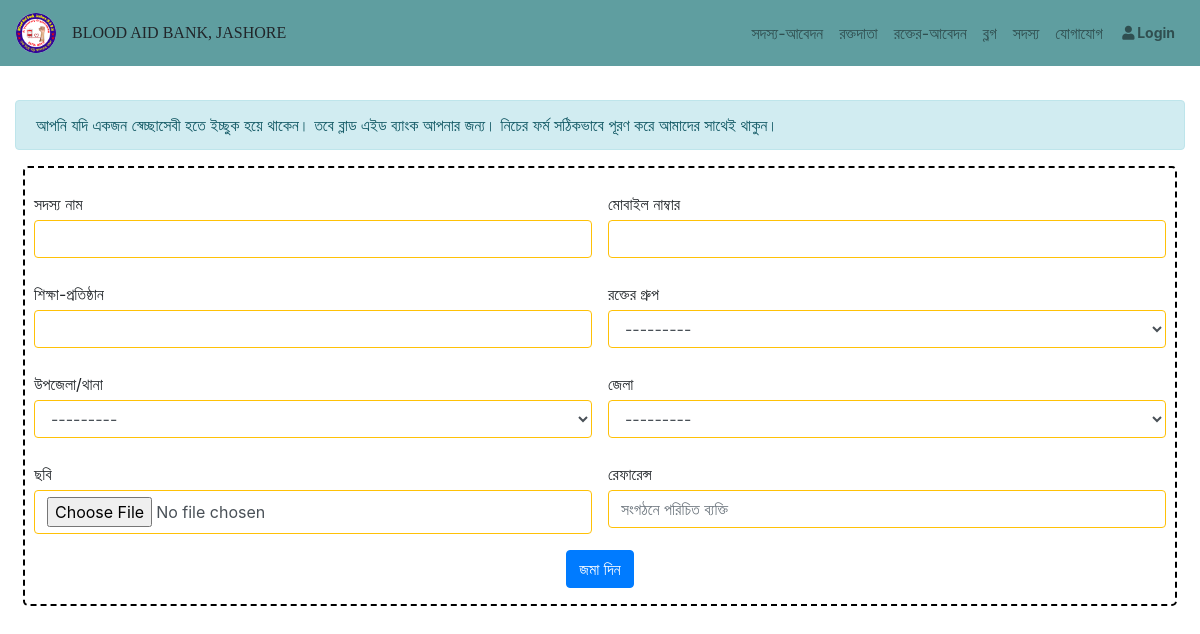
The page /Registration/ on the database as committed earlier.
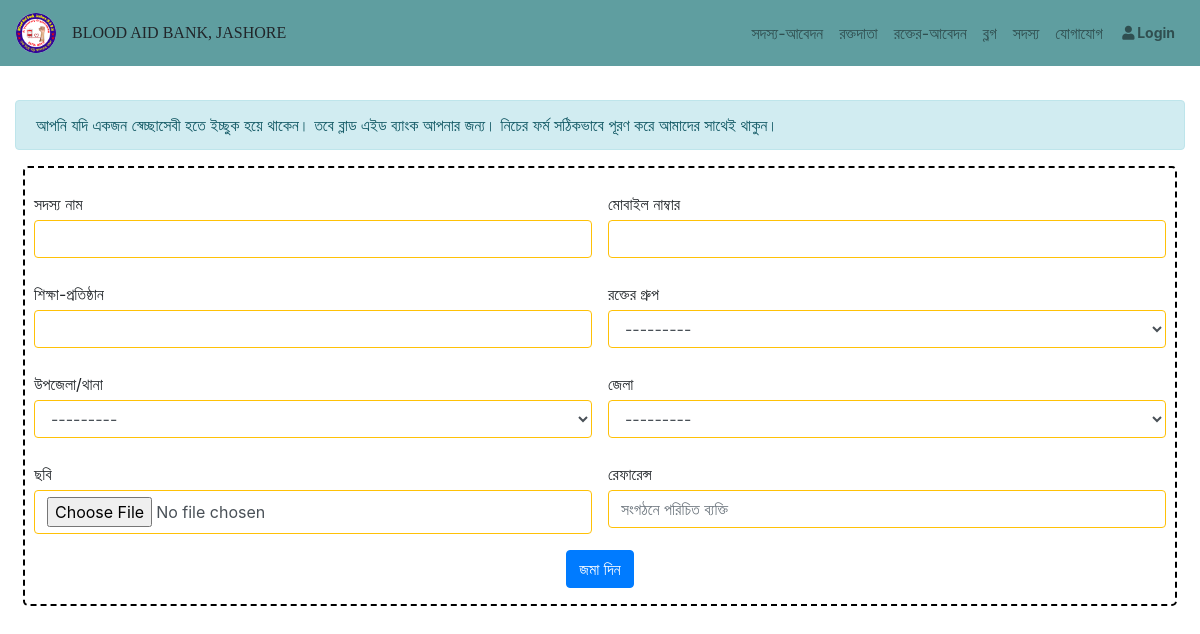
The same page on the database as committed later.
### Bloodbank/models.py (models this page shows)
class Zilla(models.Model):
    zilla = models.CharField(max_length=100, blank=False, null=False, verbose_name="জেলা")
    def __str__(self):
        return self.zilla
    class Meta:
        verbose_name_plural = "Zilla"

### Bloodbank/views.py (the view)
# urls.py: path('Registration/', views.addMember, name = 'addMember'),
def addMember(request):
    form = ApplicantForm()
    changed = False
    if request.method == 'POST':
        form = ApplicantForm(request.POST, request.FILES)
        if form.is_valid():
            form.save()
            changed = True
    diction={
        'form': form,
        'changed': changed,
    }
    return render(request, 'Bloodbank/add_member.html', context=diction)

### Bloodbank/forms.py
class ApplicantForm(ModelForm):
    class Meta:
        model = Applicant
        fields ='__all__'
        widgets = {
            'name': TextInput(attrs={'class': 'form-control mt-1 mb-2 border-warning'}),
            'phone': TextInput(attrs={'class': 'form-control mt-1 mb-2 border-warning'}),
            'institution': TextInput(attrs={'class': 'form-control mt-1 mb-2 border-warning'}),
            'blood_group': Select(attrs={'class': 'form-control mt-1 mb-2 border-warning'}),
            'location': Select(attrs={'class': 'form-control mt-1 mb-2 border-warning'}),
            'zilla': Select(attrs={'class': 'form-control mt-1 mb-2 border-warning'}),
            'image': FileInput(attrs={'class': 'form-control mt-1 mb-2 border-warning'}),
            'ref_name': TextInput(attrs={'class': 'form-control mt-1 mb-2 border-warning','placeholder':'সংগঠনে পরিচিত ব্যক্তি'}),
        }

### Bloodbank/models.py (called while the page is built)
    def __str__(self):
        return self.upazila

    def __str__(self):
        return self.group

### templates/Bloodbank/add_member.html (shortened to what this page needs)
{% extends "base.html" %}
{% load static %}
{% block content %}
    <div class="container-fluid" style="margin-top:100px">
      <div class="alert alert-info member-heading" role="alert">
        আপনি যদি একজন স্বেচ্ছাসেবী হতে ইচ্ছুক হয়ে থাকেন। তবে ব্লাড এইড ব্যাংক আপনার জন্য। নিচের ফর্ম সঠিকভাবে
        পূরণ করে আমাদের সাথেই থাকুন।
      </div>
      <div class="mb-2">
        <form class="p-3 mx-2" action="/Registration/" method="post" enctype="multipart/form-data" style="border: 2px dashed black; border-radius:5px">
                  <div class="row">
                      <div class="col-sm-6 p-2">
                          {{form.name.label}}
                          {{form.name}}
                      </div>
                      <div class="col-sm-6 p-2">
                        {{form.phone.label}}
                        {{form.phone}}
                      </div>
                  </div>
                  <div class="row">
                    <div class="col-sm-6 p-2">
                        {{form.institution.label}}
                        {{form.institution}}
                    </div>
                    <div class="col-sm-6 p-2">
                      {{form.blood_group.label}}
                      {{form.blood_group}}
                    </div>
                </div>
                <div class="row">
                  <div class="col-sm-6 p-2">
                        {{form.location.label}}
                        {{form.location}}
                  </div>
                  <div class="col-sm-6 p-2">
                    {{form.zilla.label}}
                    {{form.zilla}}
                  </div>
                </div>
                <div class="row">
                  <div class="col-sm-6 p-2">
                      {{form.image.label}}
                      {{form.image}}
                  </div>
                  <div class="col-sm-6 p-2">
                    {{form.ref_name.label}}
                    {{form.ref_name}}
                  </div>
              </div>
              <div class="text-center">
                <button type="submit" class="btn btn-primary">জমা দিন</button>
               </div>
          </form>
        </div>
    </div>
{% endblock %}

Rows that differ between the two databases and show on the page:
added Zilla: zilla "---------"
Other text that changed with them:
form field zilla: "---------" → (not shown)
